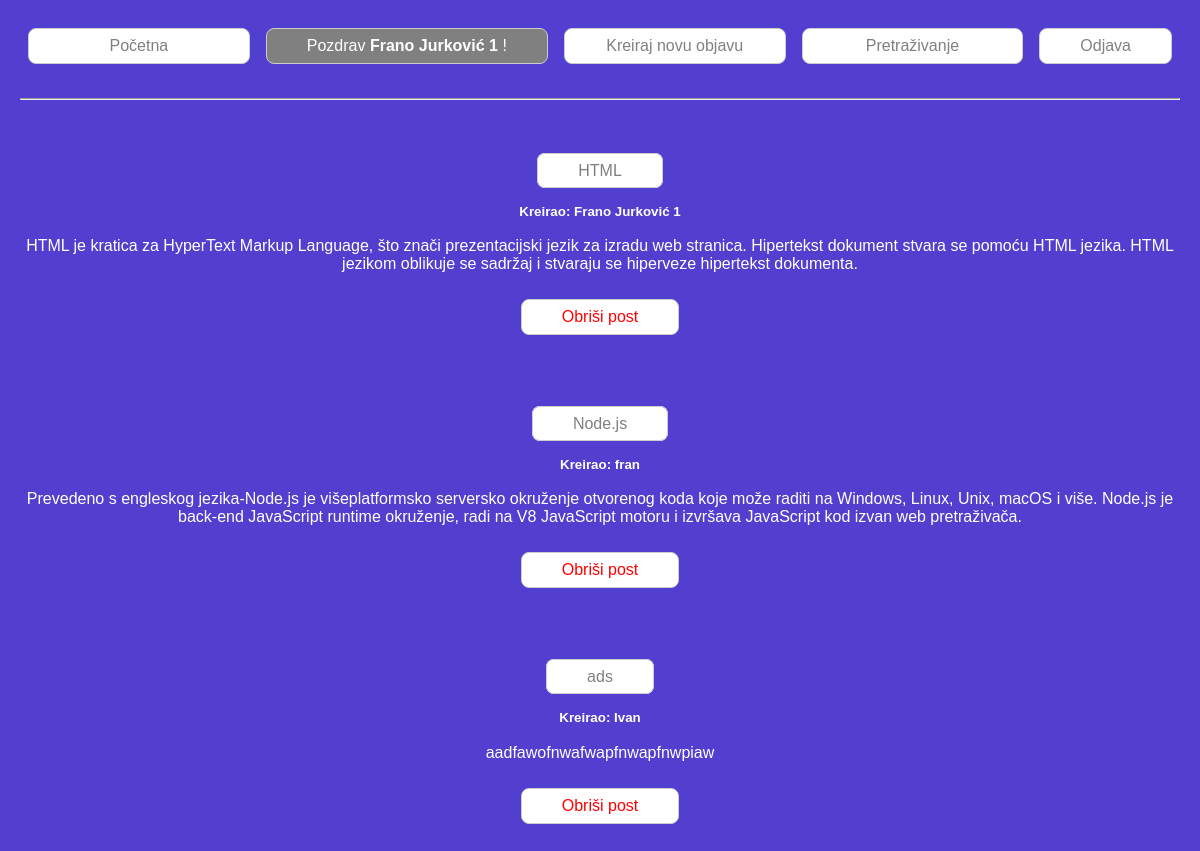
Before: /forum.php (signed in) with the older database file.
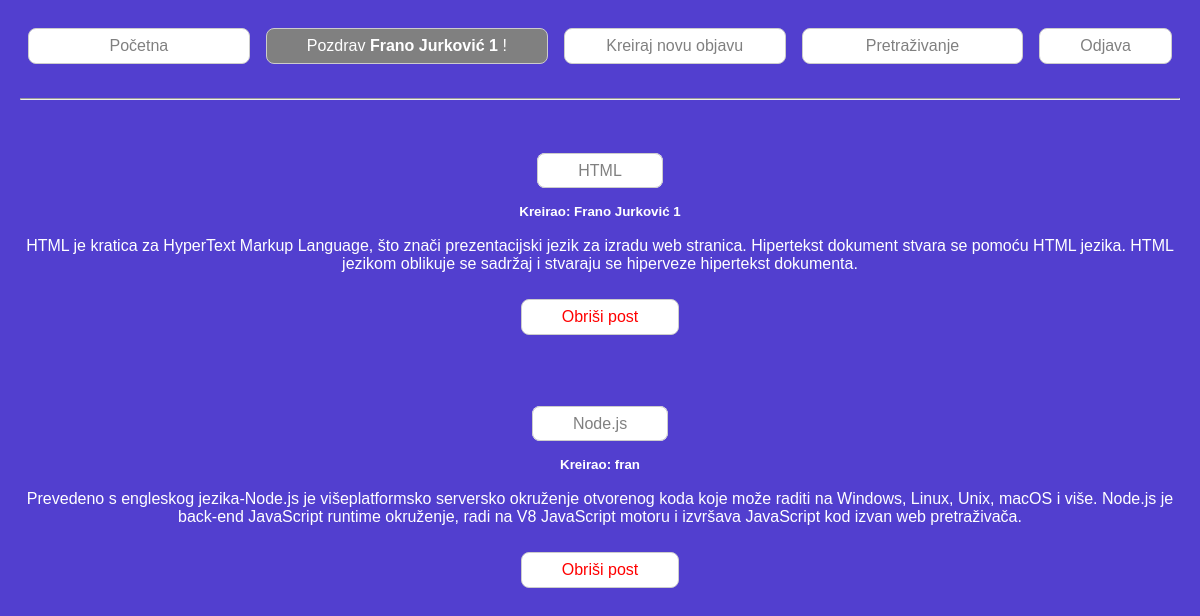
After: the same page with the newer database file.
### tables this page shows
CREATE TABLE `posting` (
  `poster` varchar(30) NOT NULL,
  `title` varchar(30) NOT NULL,
  `post_desc` text NOT NULL
);

### forum.php (the view, shortened to what this page needs)
<?php
$db_host = "localhost";
$db_user = "root";
$db_pass = "";
$db_name = "forum";
$conn = mysqli_connect($db_host, $db_user, $db_pass, $db_name);
function isAdmin() {
    return isset($_SESSION["role"]) && $_SESSION["role"] === "admin";
}
?>
<!DOCTYPE html>
<html lang="hr">
<head>
    <link rel="stylesheet" href="style.css">
</head>
<body>
    <div class="header">
        <a class="for_a" href="forum.php">Početna</a>
        <p>Pozdrav <b><?php echo $_SESSION["username"] ?></b> !</p>
        <a class="for_a" href="create_post.php">Kreiraj novu objavu</a>
        <a class="for_a" href="search.php">Pretraživanje</a>
        <form method="post" action="">
            <input class="for_a" type="submit" name="logout" value="Odjava">
        </form>
    </div>
    <br>
    <hr>
    <br>
    <?php
        $query = mysqli_query($conn, "SELECT title, poster, post_desc FROM posting");
        while ($data = mysqli_fetch_assoc($query)) {
            echo "<br><br><a class='for_a' href='show_content.php?title="
            . htmlspecialchars($data['title']) . "'>"
            . htmlspecialchars($data["title"]) . "</a>" . " <br><br><sub style='color:white;'><b>Kreirao: "
            . htmlspecialchars($data["poster"]) . "</sub></b><br><br>"
            . "<span style='color:white;'>" . htmlspecialchars($data["post_desc"]) . "</span><br><br>";
            if (isAdmin()) {
                echo '<form method="post" action="delete_post.php">';
                echo '<input type="submit" name="delete_post" value="Obriši post" class="for_a" style="color: red;">';
                echo '</form><br><br>';
            }
        }
    ?>
</body>
</html>

### style.css (style rules this page uses)
body { text-align: center; font-family: Verdana, Geneva, Tahoma, sans-serif; padding: 10px; margin: 10px; background-color: rgb(82, 63, 207); }
.header { display: flex; flex-wrap: wrap; justify-content: space-between; align-items: center; background-color: rgb(82, 63, 207); }
.header p { background-color: gray; padding: 8px 40px; margin: 8px; border: 1px solid #ccc; border-radius: 8px; font-size: 16px; text-decoration: none; color: white; }
.for_a, .cre_a, .show_a, .show_p, .show_sup { background-color: white; padding: 8px 40px; margin: 8px; border: 1px solid #ccc; border-radius: 8px; color: grey; font-size: 16px; text-decoration: none; flex: 1; }

Changed rows visible on the page:
removed posting: title "ads", poster "Ivan", post_desc "aadfawofnwafwapfnwapfnwpiaw"
